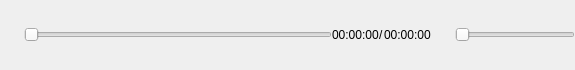
<?xml version="1.0" encoding="UTF-8"?>
<ui version="4.0">
 <class>OPlayerController</class>
 <widget class="QWidget" name="OPlayerController">
  <property name="geometry">
   <rect>
    <x>0</x>
    <y>0</y>
    <width>575</width>
    <height>70</height>
   </rect>
  </property>
  <property name="windowTitle">
   <string>Form</string>
  </property>
  <layout class="QVBoxLayout" name="verticalLayout">
   <property name="leftMargin">
    <number>0</number>
   </property>
   <property name="topMargin">
    <number>0</number>
   </property>
   <property name="rightMargin">
    <number>0</number>
   </property>
   <property name="bottomMargin">
    <number>0</number>
   </property>
   <item>
    <widget class="QWidget" name="controller" native="true">
     <property name="maximumSize">
      <size>
       <width>16777215</width>
       <height>60</height>
      </size>
     </property>
     <layout class="QHBoxLayout" name="horizontalLayout_3">
      <property name="spacing">
       <number>0</number>
      </property>
      <property name="leftMargin">
       <number>0</number>
      </property>
      <property name="topMargin">
       <number>0</number>
      </property>
      <property name="rightMargin">
       <number>0</number>
      </property>
      <property name="bottomMargin">
       <number>0</number>
      </property>
      <item>
       <widget class="QToolButton" name="m_playBtn">
        <property name="styleSheet">
         <string notr="true">:hover{
	background:none;
}</string>
        </property>
        <property name="text">
         <string/>
        </property>
        <property name="icon">
         <iconset resource="../../resources.qrc">
          <normaloff>:/resources/icon/player_play.png</normaloff>:/resources/icon/player_play.png</iconset>
        </property>
        <property name="checkable">
         <bool>true</bool>
        </property>
        <property name="checked">
         <bool>false</bool>
        </property>
        <property name="popupMode">
         <enum>QToolButton::DelayedPopup</enum>
        </property>
        <property name="toolButtonStyle">
         <enum>Qt::ToolButtonIconOnly</enum>
        </property>
        <property name="autoRaise">
         <bool>true</bool>
        </property>
       </widget>
      </item>
      <item>
       <widget class="QSlider" name="m_playSlider">
        <property name="orientation">
         <enum>Qt::Horizontal</enum>
        </property>
       </widget>
      </item>
      <item>
       <widget class="QLabel" name="m_time_current">
        <property name="text">
         <string>00:00:00</string>
        </property>
       </widget>
      </item>
      <item>
       <widget class="QLabel" name="m_time_split">
        <property name="text">
         <string>/</string>
        </property>
       </widget>
      </item>
      <item>
       <widget class="QLabel" name="m_time_total">
        <property name="text">
         <string>00:00:00</string>
        </property>
       </widget>
      </item>
      <item>
       <widget class="QToolButton" name="m_muteBtn">
        <property name="text">
         <string/>
        </property>
        <property name="icon">
         <iconset resource="../../resources.qrc">
          <normaloff>:/resources/icon/player_mute.png</normaloff>:/resources/icon/player_mute.png</iconset>
        </property>
        <property name="autoRaise">
         <bool>true</bool>
        </property>
       </widget>
      </item>
      <item>
       <widget class="QSlider" name="m_volumeSlider">
        <property name="maximumSize">
         <size>
          <width>120</width>
          <height>16777215</height>
         </size>
        </property>
        <property name="orientation">
         <enum>Qt::Horizontal</enum>
        </property>
       </widget>
      </item>
     </layout>
    </widget>
   </item>
  </layout>
 </widget>
 <resources>
  <include location="../../resources.qrc"/>
 </resources>
 <connections/>
</ui>
